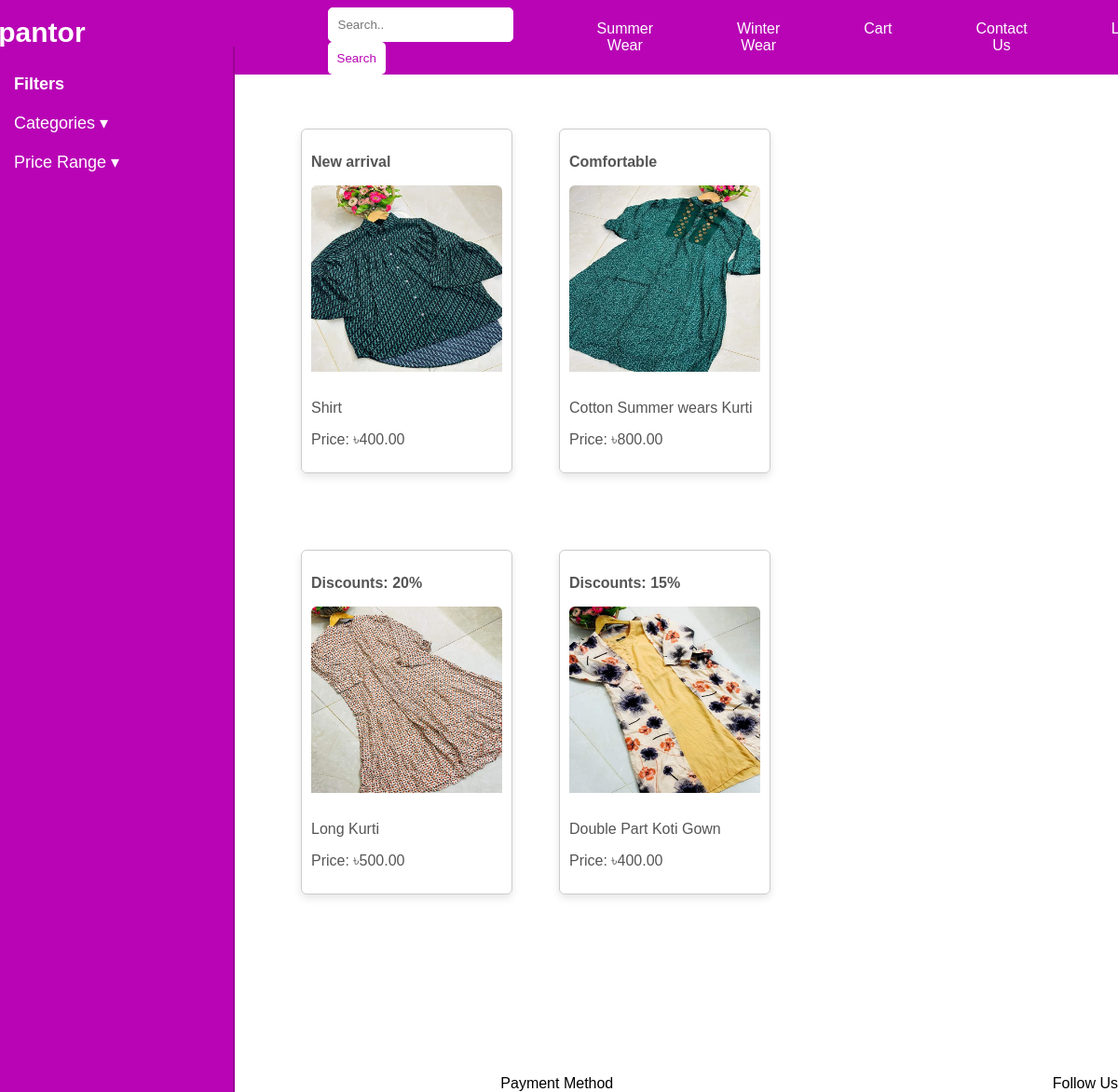
The page / on the database its author committed.
### management/models.py (models this page shows, shortened)
class Featured(models.Model):
    message = models.CharField(max_length=50, default='Featured')
    product = models.ForeignKey(Wears, related_name='featured', on_delete=models.CASCADE, null=True)

class Wears(models.Model):
    summerOrWinterChoices  = [
        ('SummerWear', 'Summerwear'),
        ('WinterWear', 'Winterwear')
    ]
    productId = models.AutoField(primary_key=True)
    summerOrWinter  = models.CharField(max_length=20, choices=summerOrWinterChoices )
    categories = models.ManyToManyField(Category)
    productName = models.CharField(max_length=100)
    productColor = models.CharField(max_length=50, null=True)
    productBody = models.CharField(max_length=30, null=True)
    frontLength = models.CharField(max_length=30, null=True)
    backLength = models.CharField(max_length=30, null=True)
    productPrice = models.DecimalField(max_digits=8, decimal_places=2)
    available = models.IntegerField()
    description = models.TextField()
    productImage = models.ImageField(blank=True)

class Offer(models.Model):
    Discount = models.CharField(max_length=50, default='Discounts')
    product = models.ForeignKey(Wears, related_name='discounted', on_delete=models.CASCADE, null=True)

### management/views.py (the view)
# urls.py: path('', views.home, name='home'),
def home(request):
    featured = Featured.objects.all().values()
    offers = Offer.objects.all().values()
    products = Wears.objects.all().values()
    context = {
        'featured' : featured,
        'offers' : offers,
        'products' : products
    }
    template = loader.get_template('home.html')
    return HttpResponse(template.render(context, request))

### management/templates/home.html (shortened to what this page needs)
<!DOCTYPE html>
<html lang="en">
<head>
</head>
<body>
    {% include 'header.html' %}
    {% include 'sidebar.html' %}
    <h2 class="category-title">Rupantor Featured:</h1>
    <div class="card-container">
        {% for x in featured %}
        <div class="card">
            <p><strong>{{ x.message }}</strong></p>
            {% for product in products %}
                <a href="{% url 'product_detail' product_id=product.productId %}" style="text-decoration: none; color: inherit;">
                    {% if product.productId == x.product_id %}
                        <img src="/media/{{ product.productImage }}" alt="no image">
                        <p>{{ product.productName }}</p>
                        <p>Price: ৳{{ product.productPrice }}</p>
                    {% endif %}
                    </a>
                {% endfor %}
            </div>
        {% endfor %}
    </div>
    <div>
    <h2 class="category-title">Rupantor Featured:</h1>
    <div class="card-container">
        {% for x in offers %}
        <div class="card">
            <p><strong>Discounts: {{ x.Discount }}</strong></p>
            {% for product in products %}
                <a href="{% url 'product_detail' product_id=product.productId %}" style="text-decoration: none; color: inherit;">
                    {% if product.productId == x.product_id %}
                        <img src="/media/{{ product.productImage }}" alt="no image">
                        <p>{{ product.productName }}</p>
                        <p>Price: ৳{{ product.productPrice }}</p>
                        {% endif %}
                </a>
                {% endfor %}
            </div>
        {% endfor %}
    </div>
    <div>
        <p>Customer Reviews </p><br>
    </div>
    <div>
        <p>FAQs</p>
    </div>
    {% include 'footer.html' %}
</body>
</html>

### management/templates/home.html (style rules this page uses)
.category-title { font-size: larger; margin-left: 50px; color: #AF0AAD; }
.card-container { display: flex; justify-content: center; flex-wrap: wrap; margin: 20px 0; }
.card { flex: 0 1 calc(20% - 35px); border: 1px solid #ccc; border-radius: 6px; padding: 10px; margin-right: 50px; margin-bottom: 20px; box-shadow: 0 4px 8px rgba(0, 0, 0, 0.1); transition: box-shadow 0.3s ease; }
.card p { font-size: 16px; color: #555; }
.card img { width: 100%; height: 200px; object-fit: fill; border-radius: 6px 6px 0 0; margin-bottom: 10px; }

### management/templates/header.html (style rules this page uses)
body { margin: 0; }

### management/templates/sideBar.html (style rules this page uses)
body { font-family: Arial, sans-serif; margin: 0; padding: 0; }

### rows shown on the page
Featured: message "New arrival"
Wears: productImage (picture), productName "Shirt", productPrice "400.00"
Featured: message "Comfortable"
Wears: productImage (picture), productName "Cotton Summer wears Kurti", productPrice "800.00"
Offer: Discount "20%"
Wears: productImage (picture), productName "Long Kurti", productPrice "500.00"
Offer: Discount "15%"
Wears: productImage (picture), productName "Double Part Koti Gown", productPrice "400.00"
